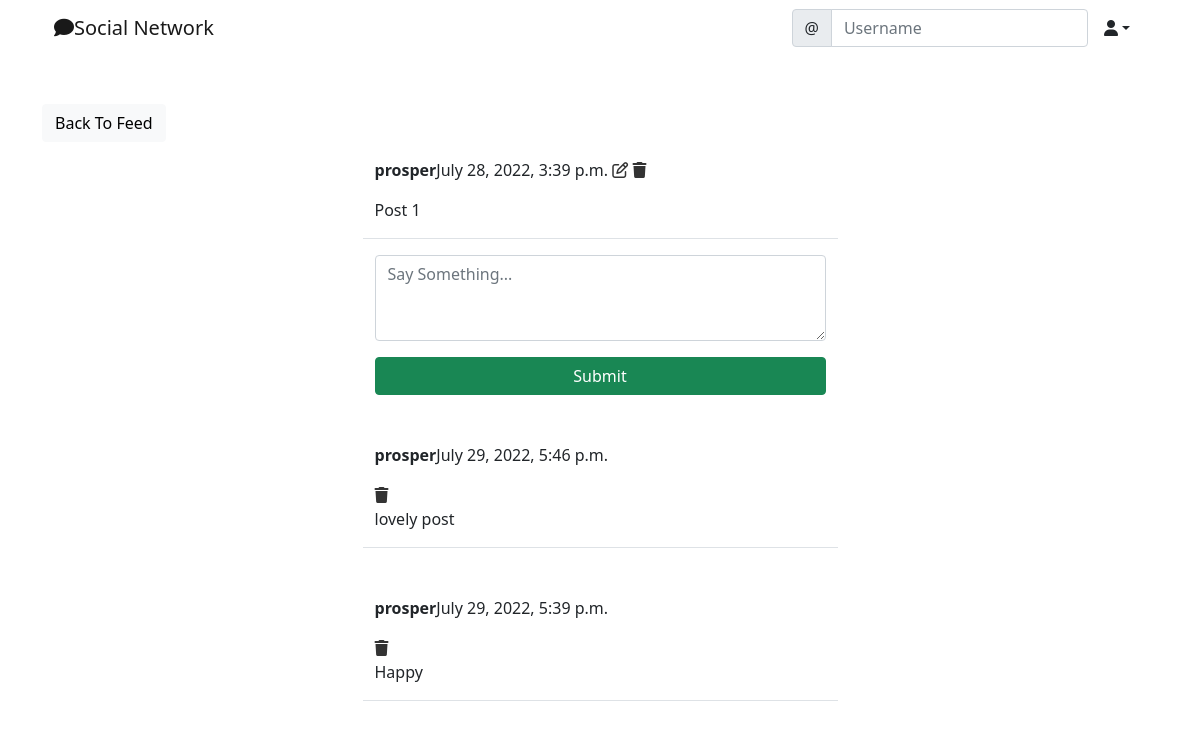
Page /social/post/1/ (signed in) on the earlier database version.
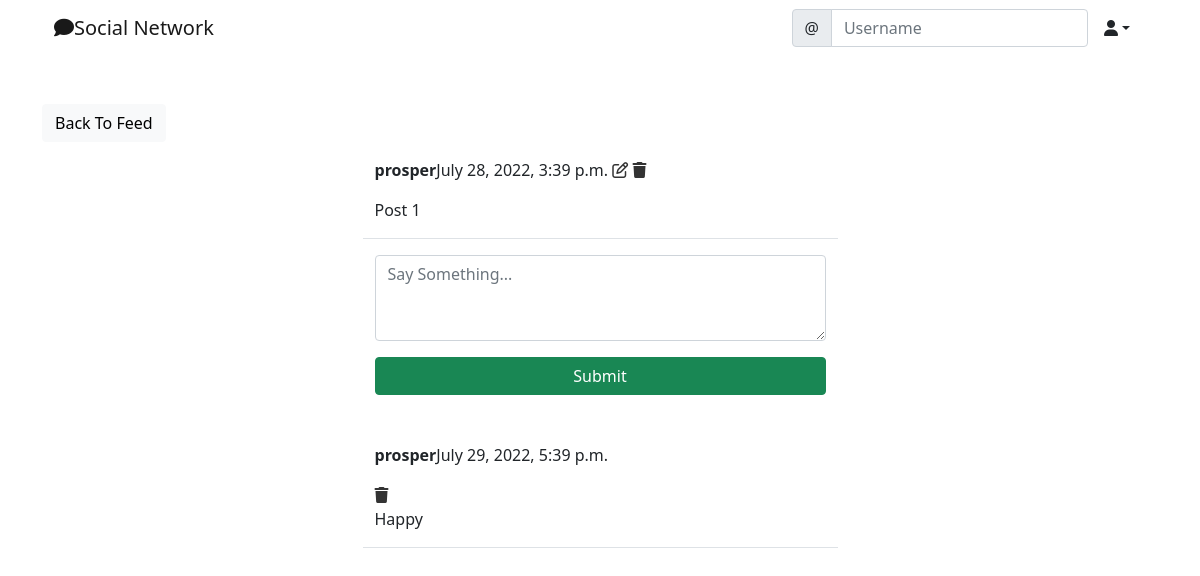
Same page on the later database version.
### social/models.py (models this page shows, shortened)
class Comment(models.Model):
    comment = models.TextField()
    created_on = models.DateTimeField(default=timezone.now)
    author = models.ForeignKey(User, on_delete=models.CASCADE)
    post = models.ForeignKey('Post', on_delete=models.CASCADE)

### social/views.py (the view, shortened to what this page needs)
# urls.py: path("post/<int:pk>/", PostDetailView.as_view(), name="post-detail"),
class PostDetailView(LoginRequiredMixin, View):
    def get(self, request, pk, *args, **kwargs):
        post = Post.objects.get(pk=pk)
        form = CommentForm()
        comments = Comment.objects.filter(post=post).order_by('-created_on')
        context = {
            "post": post,
            "form": form,
            "comments": comments
        }
        return render(request, 'social/post_detail.html', context)

### social/forms.py
class CommentForm(forms.ModelForm):
    comment = forms.CharField(
        label='',
        widget=forms.Textarea(
            attrs={'rows': '3',
                   'placeholder': 'Say Something...'}
        ))
    class Meta:
        model = Comment
        fields = ['comment']

### social/templates/social/post_detail.html (shortened to what this page needs)
{% extends 'landing/base.html' %}
{% load crispy_forms_tags %}
{% block content %}
<div class="container">
    <div class="row mt-5">
        <div class="col-md-5 col-sm-6">
            <a href="{% url 'post-list' %}" class="btn btn-light">Back To Feed</a>
        </div>
    </div>
    <div class="row justify-content-center mt-3">
        <div class="col-md-5 col-sm-12 border-bottom position-relative">
            <p>
                <strong>{{ post.author}}</strong>{{ post.created_on }}
                {% if request.user == post.author %}
                    <a href="{% url 'post-edit' post.pk %}" style="color: #333;"><i class="far fa-edit"></i></a>
                    <a href="{% url 'post-delete' post.pk %}" style="color: #333;"><i class="fas fa-trash"></i></a>
                {% endif %}
            </p>
            <p>{{ post.body }}</p>
        </div>
    </div>
    <div class="row justify-content-center mt-3 mb-5">
        <div class="col-md-5 col-sm-12">
            <form method="POST">
                {{ form | crispy }}
                <div class="d-grid gap-2">
                    <button class="btn btn-success mt-3">Submit</button>
                </div>
            </form>
        </div>
    </div>
    {% for comment in comments %}
    <div class="row justify-content-center mt-3 mb-5">
        <div class="col-md-5 col-sm-12 border-bottom">
            <p><strong>{{ comment.author }}</strong>{{ comment.created_on }}</p>
            {% if request.user == comment.author %}
            <a href="{% url 'comment-delete' post.pk comment.pk %}" style="color: #333;"><i class="fas fa-trash"></i></a>
            {% endif %}
            <p>{{ comment.comment }}</p>
        </div>
    </div>
    {% endfor %}
</div>
{% endblock content %}

Differences in the rows shown:
removed Comment: author "prosper", created_on "July 29, 2022, 5:46 p.m.", comment "lovely post"
